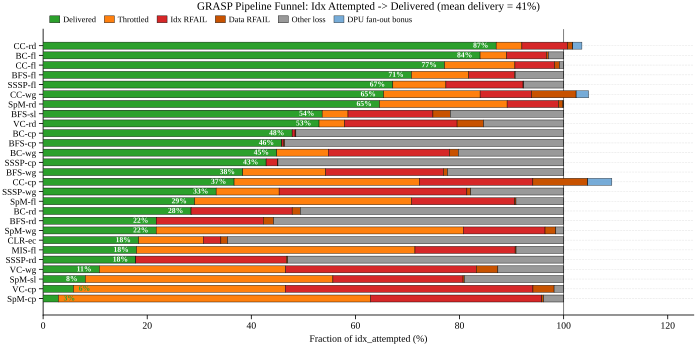

The Python source for this figure:
#!/usr/bin/env python3
"""Round-2 Effectiveness Fig E2: GRASP Pipeline Funnel.

Horizontal stacked bar (one row per workload) — every row sums to 100% of
`idx_attempted` and is partitioned into five fates:

  * Delivered            data_got_data                  (green)   — GOOD
  * Throttled            data_throttled                 (orange)  — bad
  * Index RFAIL          idx_rfail                      (red)     — bad
  * Data  RFAIL          data_rfail                     (#C85200) — bad
  * Other (pipeline loss)idx_attempted - {sum above}     (gray)   — bad
                          (clamped to 0 if negative; this happens for
                           CC/SpMV/VC where DPU fan-out makes data_got_data
                           larger than what naive accounting predicts —
                           a sign that pipeline coordination is amplifying
                           prefetches.  We report it under "Bonus" if so.)

Workloads: ORDERED_27 (MST excluded — null funnel).
Sorted by delivery rate (good = top) for an immediate visual ranking.

Data source: ima_plan/07_paper_outline/figures/effectiveness_data.json
"""

from __future__ import annotations

import json
import sys
from pathlib import Path

import numpy as np

# ── Plot style ───────────────────────────────────────────────────────────────
_REPO = Path(__file__).resolve().parents[4]
sys.path.insert(0, str(_REPO / "ima_plan/07_paper_outline/plot_style"))
from plot_util import apply_style, save_fig                          # noqa: E402
from workload_names import ORDERED_27, SHORT_NAME                    # noqa: E402

apply_style()
import matplotlib.pyplot as plt                                      # noqa: E402
from matplotlib.patches import Patch                                 # noqa: E402

OUT_DIR = Path(__file__).resolve().parent
DATA_JSON = _REPO / "ima_plan/07_paper_outline/figures/effectiveness_data.json"

# ── Colours (semantic) ──────────────────────────────────────────────────────
C_DELIVERED = "#2CA02C"   # green  — successfully delivered
C_THROTTLE  = "#FF800E"   # orange — throttled at data stage
C_IDX_RFAIL = "#D62728"   # red    — index reservation fail
C_DAT_RFAIL = "#C85200"   # dark orange — data reservation fail
C_OTHER     = "#999999"   # gray   — other pipeline loss
C_BONUS     = "#5F9ED1"   # light blue — bonus (delivered > attempted, fan-out)

# ── Load data ────────────────────────────────────────────────────────────────
DATA = json.loads(DATA_JSON.read_text())["workloads"]


def funnel_buckets(rec):
    """Return dict of fractions of idx_attempted for each fate, or None."""
    f = (rec.get("grasp") or {}).get("grasp_funnel")
    if not f or f.get("idx_attempted", 0) == 0:
        return None
    ia = float(f["idx_attempted"])
    delivered = float(f["data_got_data"])
    throttled = float(f["data_throttled"])
    idx_rfail = float(f["idx_rfail"])
    data_rfail = float(f["data_rfail"])
    accounted = delivered + throttled + idx_rfail + data_rfail
    other = ia - accounted              # may be negative for fan-out workloads
    return {
        "ia": ia,
        "delivered_pct":  delivered  / ia * 100,
        "throttled_pct":  throttled  / ia * 100,
        "idx_rfail_pct":  idx_rfail  / ia * 100,
        "data_rfail_pct": data_rfail / ia * 100,
        "other_pct":      other      / ia * 100,    # signed
    }


rows: list[tuple[str, dict]] = []
skipped = []
for k in ORDERED_27:
    rec = DATA.get(k) or {}
    b = funnel_buckets(rec)
    if b is None:
        skipped.append(k)
        continue
    rows.append((k, b))

# Sort by delivery rate (high = good, top of plot)
rows.sort(key=lambda r: r[1]["delivered_pct"], reverse=True)

n = len(rows)
labels = [SHORT_NAME[k] for k, _ in rows]
delivered  = np.array([r["delivered_pct"]   for _, r in rows])
throttled  = np.array([r["throttled_pct"]   for _, r in rows])
idx_rfail  = np.array([r["idx_rfail_pct"]   for _, r in rows])
data_rfail = np.array([r["data_rfail_pct"]  for _, r in rows])
other_raw  = np.array([r["other_pct"]       for _, r in rows])
# Split "other": positive part = "Other loss" (gray), negative = "Bonus" (blue)
other_loss  = np.where(other_raw > 0, other_raw, 0.0)
bonus       = np.where(other_raw < 0, -other_raw, 0.0)

# ── Plot: horizontal stacked bar ─────────────────────────────────────────────
fig, ax = plt.subplots(figsize=(7.0, 3.50), constrained_layout=True)

y = np.arange(n)
bar_h = 0.72

# stack from left → right: Delivered | Throttled | Idx RFAIL | Data RFAIL | Other
left = np.zeros(n)
ax.barh(y, delivered, bar_h, left=left,
        color=C_DELIVERED, edgecolor="black", linewidth=0.3,
        label="Delivered", zorder=3)
left += delivered
ax.barh(y, throttled, bar_h, left=left,
        color=C_THROTTLE, edgecolor="black", linewidth=0.3,
        label="Throttled", zorder=3)
left += throttled
ax.barh(y, idx_rfail, bar_h, left=left,
        color=C_IDX_RFAIL, edgecolor="black", linewidth=0.3,
        label="Idx RFAIL", zorder=3)
left += idx_rfail
ax.barh(y, data_rfail, bar_h, left=left,
        color=C_DAT_RFAIL, edgecolor="black", linewidth=0.3,
        label="Data RFAIL", zorder=3)
left += data_rfail
ax.barh(y, other_loss, bar_h, left=left,
        color=C_OTHER, edgecolor="black", linewidth=0.3,
        label="Other loss", zorder=3)
left += other_loss
# Bonus (DPU fan-out) sits *outside* the 100% line (extends past x=100)
ax.barh(y, bonus, bar_h, left=left,
        color=C_BONUS, edgecolor="black", linewidth=0.3,
        label="DPU fan-out bonus", zorder=3, alpha=0.85)

# 100% reference line
ax.axvline(x=100, color="black", linewidth=0.6, alpha=0.6, zorder=2)

# Annotate Delivered % at the right edge of each delivered segment.
# If the segment is too narrow to fit the label inside, place it outside
# (right side, in green) so it stays readable.
for i, d in enumerate(delivered):
    txt = f"{d:.0f}%"
    if d >= 8.0:
        ax.text(d - 1.5, i, txt, ha="right", va="center",
                fontsize=5.5, color="white", fontweight="bold", zorder=6)
    else:
        ax.text(d + 1.0, i, txt, ha="left", va="center",
                fontsize=5.5, color=C_DELIVERED, fontweight="bold", zorder=6)

# ── Axes formatting ──────────────────────────────────────────────────────────
ax.set_yticks(y)
ax.set_yticklabels(labels, fontsize=6.5)
ax.invert_yaxis()                       # best workload at top
ax.set_xlim(0, max(125, float(left.max()) + 5))
ax.set_xlabel("Fraction of idx_attempted (%)", fontsize=7)
ax.tick_params(axis="x", labelsize=7)
ax.tick_params(axis="y", labelsize=6.5)

# Legend on top in 6 columns
ax.legend(
    ncol=6, fontsize=6.0, frameon=False,
    loc="upper left", bbox_to_anchor=(0.0, 1.07),
    handlelength=1.2, handleheight=0.9,
    columnspacing=1.0,
)

mean_d = float(np.mean(delivered))
ax.set_title(
    f"GRASP Pipeline Funnel: Idx Attempted -> Delivered (mean delivery = {mean_d:.0f}%)",
    fontsize=8, pad=14,
)

save_fig(fig, "proto_r2_e2_pipeline_funnel", OUT_DIR)
plt.close(fig)

# ── Verification ─────────────────────────────────────────────────────────────
print(f"Saved: {OUT_DIR}/proto_r2_e2_pipeline_funnel.{{pdf,svg}}")
print(f"workloads = {n}   skipped = {skipped}")
print(f"delivery%: mean = {mean_d:6.2f}   min = {delivered.min():6.2f}   "
      f"max = {delivered.max():6.2f}")
print(f"throttle%: mean = {throttled.mean():6.2f}   "
      f"max = {throttled.max():6.2f}")
print(f"idx rfail%:mean = {idx_rfail.mean():6.2f}   "
      f"max = {idx_rfail.max():6.2f}")
print()
print("Top-5 delivery:")
for k, r in rows[:5]:
    print(f"  {SHORT_NAME[k]:9s}  delivered = {r['delivered_pct']:5.1f}%   "
          f"throttled = {r['throttled_pct']:5.1f}%   "
          f"idx_rfail = {r['idx_rfail_pct']:5.1f}%")
print("\nBottom-5 delivery:")
for k, r in rows[-5:]:
    print(f"  {SHORT_NAME[k]:9s}  delivered = {r['delivered_pct']:5.1f}%   "
          f"throttled = {r['throttled_pct']:5.1f}%   "
          f"idx_rfail = {r['idx_rfail_pct']:5.1f}%")
